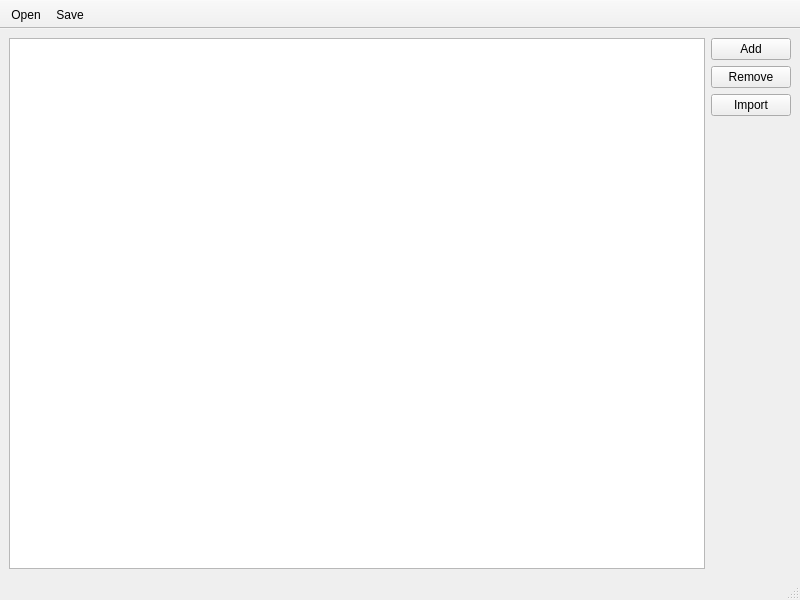
<?xml version="1.0" encoding="UTF-8"?>
<ui version="4.0">
 <class>MainWindow</class>
 <widget class="QMainWindow" name="MainWindow">
  <property name="geometry">
   <rect>
    <x>0</x>
    <y>0</y>
    <width>800</width>
    <height>600</height>
   </rect>
  </property>
  <property name="acceptDrops">
   <bool>true</bool>
  </property>
  <property name="windowTitle">
   <string>Pineapple Chapter Tool</string>
  </property>
  <widget class="QWidget" name="centralwidget">
   <layout class="QVBoxLayout" name="verticalLayout">
    <item>
     <layout class="QHBoxLayout" name="horizontalLayout_2">
      <item>
       <widget class="QTreeView" name="treeView">
        <property name="editTriggers">
         <set>QAbstractItemView::NoEditTriggers</set>
        </property>
        <attribute name="headerStretchLastSection">
         <bool>false</bool>
        </attribute>
       </widget>
      </item>
      <item>
       <layout class="QVBoxLayout" name="verticalLayout_2">
        <item>
         <widget class="QPushButton" name="appendChapterBtn">
          <property name="text">
           <string>Add</string>
          </property>
         </widget>
        </item>
        <item>
         <widget class="QPushButton" name="removeBtn">
          <property name="text">
           <string>Remove</string>
          </property>
         </widget>
        </item>
        <item>
         <widget class="QPushButton" name="importBtn">
          <property name="text">
           <string>Import</string>
          </property>
         </widget>
        </item>
        <item>
         <spacer name="verticalSpacer">
          <property name="orientation">
           <enum>Qt::Vertical</enum>
          </property>
          <property name="sizeHint" stdset="0">
           <size>
            <width>20</width>
            <height>40</height>
           </size>
          </property>
         </spacer>
        </item>
       </layout>
      </item>
     </layout>
    </item>
   </layout>
  </widget>
  <widget class="QMenuBar" name="menubar">
   <property name="geometry">
    <rect>
     <x>0</x>
     <y>0</y>
     <width>800</width>
     <height>25</height>
    </rect>
   </property>
  </widget>
  <widget class="QStatusBar" name="statusbar"/>
  <widget class="QToolBar" name="toolBar">
   <property name="windowTitle">
    <string>toolBar</string>
   </property>
   <property name="movable">
    <bool>false</bool>
   </property>
   <property name="toolButtonStyle">
    <enum>Qt::ToolButtonTextUnderIcon</enum>
   </property>
   <property name="floatable">
    <bool>false</bool>
   </property>
   <attribute name="toolBarArea">
    <enum>TopToolBarArea</enum>
   </attribute>
   <attribute name="toolBarBreak">
    <bool>false</bool>
   </attribute>
   <addaction name="actionOpen"/>
   <addaction name="actionSave"/>
  </widget>
  <action name="actionSave">
   <property name="text">
    <string>Save</string>
   </property>
   <property name="toolTip">
    <string>Save to file</string>
   </property>
   <property name="shortcut">
    <string>Ctrl+S</string>
   </property>
  </action>
  <action name="actionOpen">
   <property name="text">
    <string>Open</string>
   </property>
   <property name="toolTip">
    <string>Load audio file</string>
   </property>
   <property name="shortcut">
    <string>Ctrl+O</string>
   </property>
  </action>
 </widget>
 <resources/>
 <connections/>
</ui>
